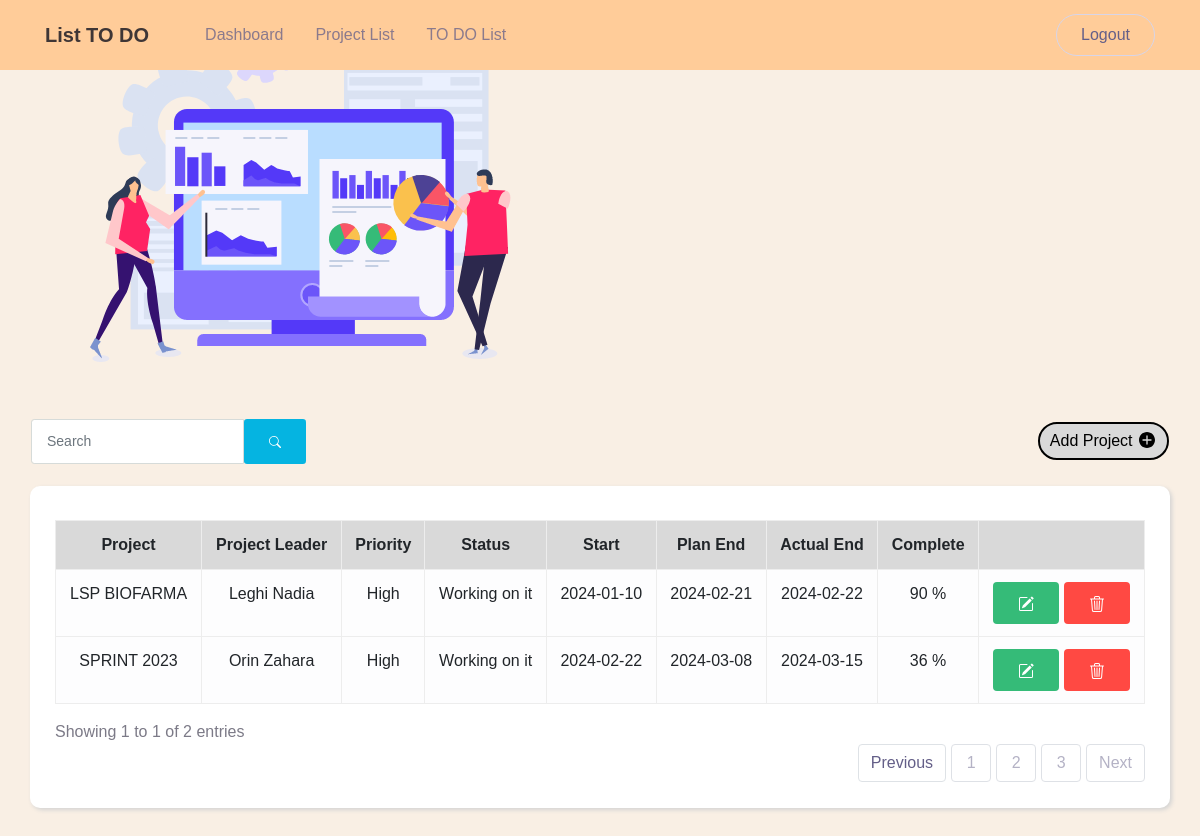
Page /project_list.php on the earlier database version.
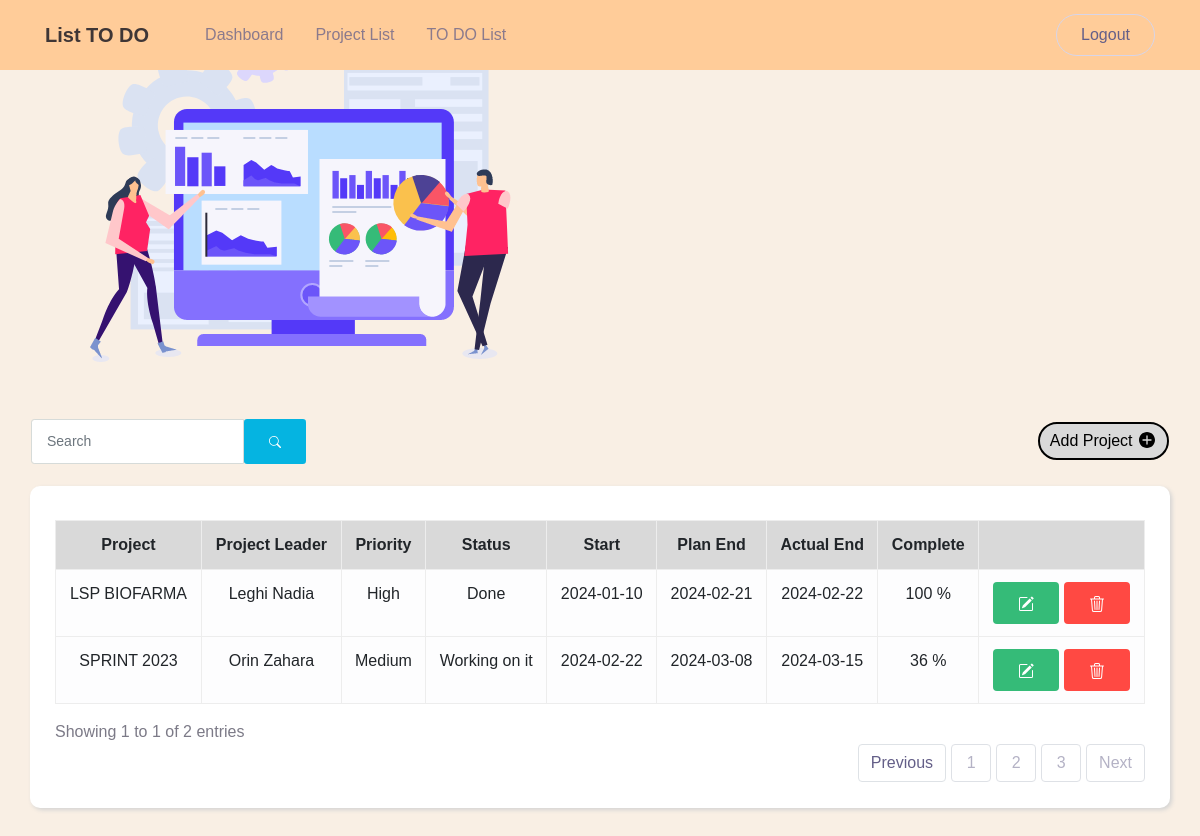
Same page on the later database version.
### tables this page shows
CREATE TABLE `project_list` (
  `id` int(11) NOT NULL,
  `project` varchar(100) NOT NULL,
  `priority` enum('Low','Medium','High') NOT NULL,
  `status` enum('Stuck','Working on it','Done') NOT NULL,
  `start` date NOT NULL,
  `plan_end` date NOT NULL,
  `actual_end` date NOT NULL,
  `complete` varchar(10) NOT NULL,
  `created_at` datetime NOT NULL,
  `updated_at` datetime NOT NULL,
  `pl` varchar(100) NOT NULL
);

### project_list.php (the view, shortened to what this page needs)
<!DOCTYPE html>
<html>
<head>
<link rel="stylesheet" href="assets/css/todo.css" />
<link rel="stylesheet" href="assets/css/style.css" />
</head>
<body>
<?php
 include "header.php"
 ?>
 <br>
 <br>
<div class="boddy">
  <nav class="navbar bg-body-tertiary">
    <div class="container-fluid">
    <form class="d-flex" role="search">
    <form class="d-flex" role="search">
    <div class="input-group">
      <input class="form-control form-control-sm me-2" type="search" placeholder="Search" aria-label="Search">
      <button class="btn btn-info btn-sm" type="submit">
        <svg xmlns="http://www.w3.org/2000/svg" width="12" height="12" fill="currentColor" class="bi bi-search" viewBox="0 0 16 16">
          <path d="M11.742 10.344a6.5 6.5 0 1 0-1.397 1.398h-.001q.044.06.098.115l3.85 3.85a1 1 0 0 0 1.415-1.414l-3.85-3.85a1 1 0 0 0-.115-.1zM12 6.5a5.5 5.5 0 1 1-11 0 5.5 5.5 0 0 1 11 0"/>
        </svg>
      </button>
    </div>
  </form>
    <div>
      <a href="tambah_project.php" class="add-task-button" type="button">
        Add Project
      </a>
    </div>
    </div>
  </nav>
</div>
<div class="kotak">
    <br>
    <table style="border: 1px solid #EDEDED;" class="table table-light">
        <thead align="center">
            <tr style="background-color:#D9D9D9;">
                <th style="border: 1px solid #EDEDED;">Project</th>
                <th style="border: 1px solid #EDEDED;">Project Leader</th>
                <th style="border: 1px solid #EDEDED;">Priority</th>
                <th style="border: 1px solid #EDEDED;">Status</th>
                <th style="border: 1px solid #EDEDED;">Start</th>
                <th style="border: 1px solid #EDEDED;">Plan End</th>
                <th style="border: 1px solid #EDEDED;">Actual End</th>
                <th style="border: 1px solid #EDEDED;">Complete</th>
                <th style="border: 1px solid #EDEDED;"></th>
            </tr>
        </thead>
        <tbody align="center">
            <?php
            include "koneksi.php";
            $qry_project=mysqli_query($conn,"select * from project_list ");
            while($data_project=mysqli_fetch_array($qry_project)){
            $no++;?>
            <tr>
                <td style="border: 1px solid #EDEDED;"><?=$data_project['project']?></td>
                <td style="border: 1px solid #EDEDED;"><?=$data_project['pl']?></td>
                <td style="border: 1px solid #EDEDED;"><?=$data_project['priority']?></td>
                <td style="border: 1px solid #EDEDED;"><?=$data_project['status']?></td>
                <td style="border: 1px solid #EDEDED;"><?=$data_project['start']?></td>
                <td style="border: 1px solid #EDEDED;"><?=$data_project['plan_end']?></td>
                <td style="border: 1px solid #EDEDED;"><?=$data_project['actual_end']?></td>
                <td style="border: 1px solid #EDEDED;"><?=$data_project['complete']?> %</td>
                <td style="border: 1px solid #EDEDED;"><a href="edit_project.php?id=<?=$data_project['id']?>" class="btn btn-success">
                       </a>
                    <a href="hapus_project.php?id=<?=$data_project['id']?>" onclick="return confirm('Apakah anda yakin menghapus data ini?')" class="btn btn-danger"></a></td>
            </tr>
            <?php
            }
            ?>
        </tbody>
        </table>
        <div class="dt-layout-row">
<div class="dt-layout-cell dt-start ">
<div class="dt-info" aria-live="polite" id="example_info" role="status">Showing 1 to 1 of 2 entries
</div>
</div>
          </div>
          <nav aria-label="Page navigation example">
  <ul class="pagination justify-content-end">
    <li class="page-item disabled">
      <a class="page-link" href="#" tabindex="-1" aria-disabled="true">Previous</a>
    </li>
    <li class="page-item"><a class="page-link" href="#">1</a></li>
    <li class="page-item"><a class="page-link" href="#">2</a></li>
    <li class="page-item"><a class="page-link" href="#">3</a></li>
    <li class="page-item">
      <a class="page-link" href="#">Next</a>
    </li>
  </ul>
</nav>
</div>
    </body>
    </html>

Differences in the rows shown:
changed project_list "LSP BIOFARMA": status "Working on it" → "Done"; complete "90" → "100"
changed project_list "Orin Zahara": priority "High" → "Medium"
